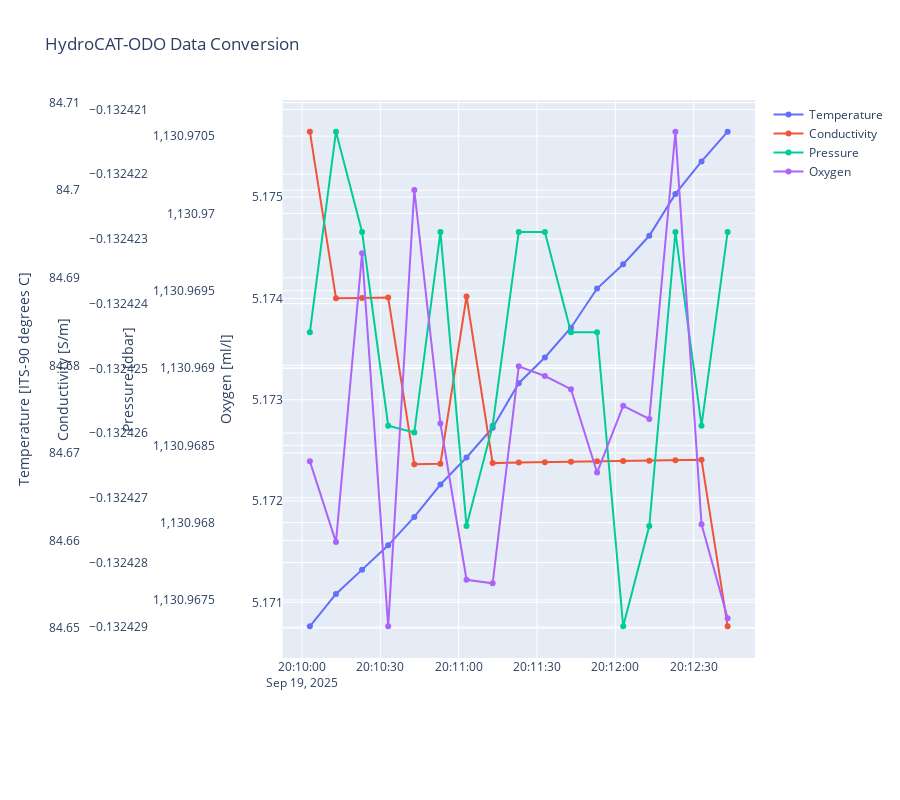

Notebook source saved alongside this figure:
### Markdown cell above
## [Data Plotting](#proc-list)

### Code cell
config = viz.ChartConfig(
    title="HydroCAT-ODO Data Conversion",
    x_names=["date_time"],
    y_names=["temp", "cond", "press", "oxy"],
    z_names=[],
    chart_type="overlay",
    plot_loop_edit_flags=False,
    lift_pen_over_bad_data=True,
)

chart_data = viz.ChartData(data, config)
fig = viz.plot_xy_chart(chart_data, config)

# plotly customizations
fig.data[0].name = "Temperature"
fig.data[1].name = "Conductivity"
fig.data[2].name = "Pressure"
fig.data[3].name = "Oxygen"
fig["layout"]["yaxis"]["title"] = "Temperature [ITS-90 degrees C]"
fig["layout"]["yaxis2"]["title"] = "Conductivity [S/m]"
fig["layout"]["yaxis3"]["title"] = "Pressure [dbar]"
fig["layout"]["yaxis4"]["title"] = "Oxygen [ml/l]"


fig.update_layout(height=800)
fig.show()
